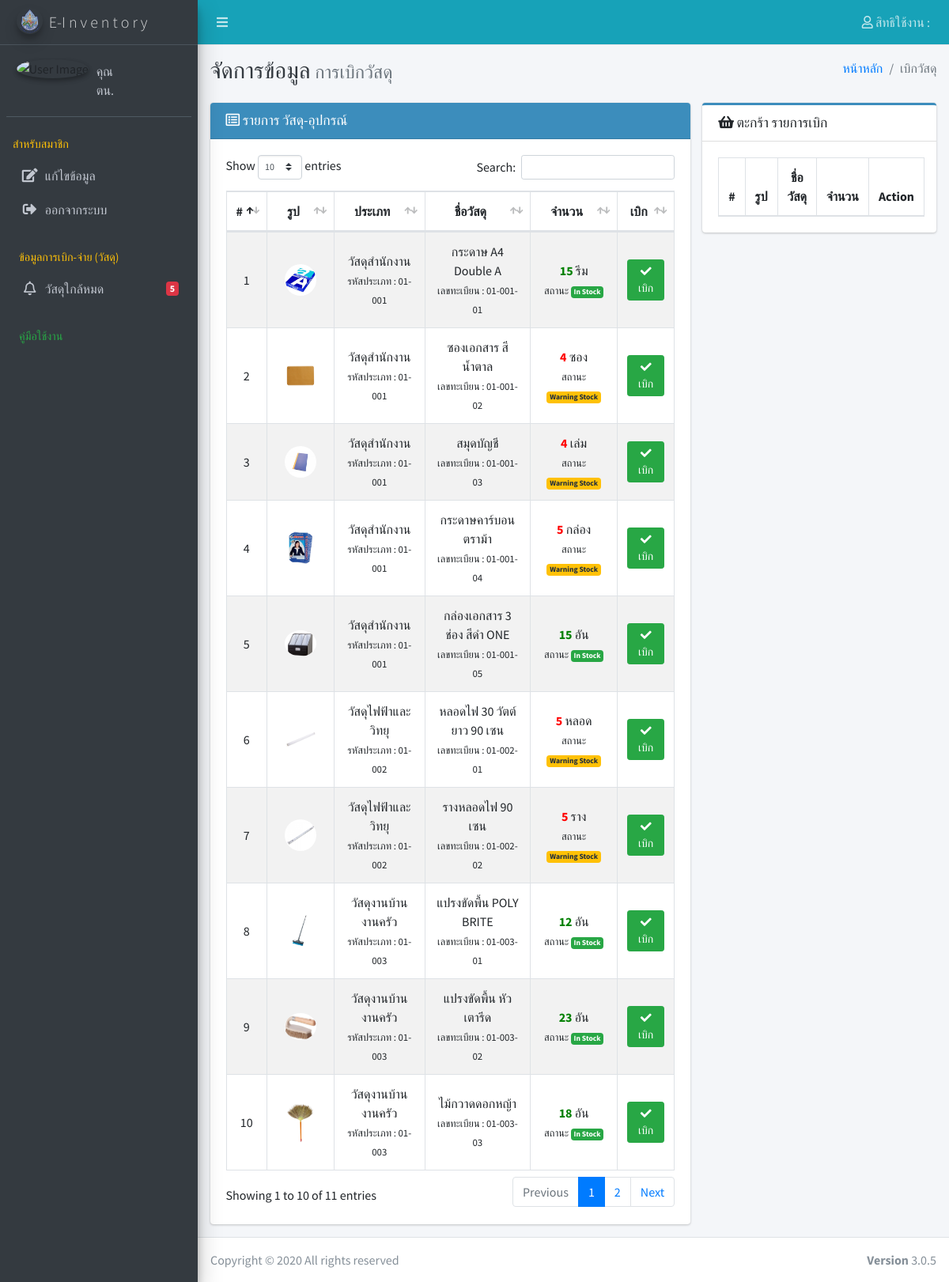
The app's page /index.php/material_req with its own data.
### tables this page shows
CREATE TABLE `tbl_setting` (
  `set_id` int(5) NOT NULL,
  `set_name` varchar(30) NOT NULL,
  `set_title` varchar(50) NOT NULL,
  `set_title_logo` varchar(100) NOT NULL,
  `set_navbar_color` varchar(10) NOT NULL,
  `set_sidebar_color` varchar(10) NOT NULL,
  `set_footer` varchar(100) NOT NULL
);

CREATE TABLE `tbl_material_reg` (
  `mat_reg_id` int(10) NOT NULL,
  `mat_reg_code` varchar(100) NOT NULL COMMENT 'เลขทะเบียนวัสดุ',
  `mat_reg_name` varchar(100) NOT NULL,
  `mat_reg_detail` text NOT NULL,
  `mat_reg_img` varchar(100) NOT NULL,
  `mat_reg_qty_stock` int(10) NOT NULL COMMENT 'จำนวนของทั้งหมด',
  `mat_reg_qty_limit` int(5) NOT NULL COMMENT 'จำนวนที่ให้เตือน',
  `u_id` int(5) NOT NULL COMMENT 'รหัสหน่วย',
  `mat_id` int(5) NOT NULL COMMENT 'รหัสประเภทวัสดุ',
  `mat_reg_date` timestamp NOT NULL DEFAULT current_timestamp() COMMENT 'วันที่ลงทะเบียนเข้าระบบ',
  `mem_id` int(5) NOT NULL COMMENT 'ผู้บันทึกข้อมูล'
);

CREATE TABLE `tbl_material` (
  `mat_id` int(5) NOT NULL,
  `mat_code` varchar(30) NOT NULL COMMENT 'รหัสประเภทวัสดุ',
  `mat_name` varchar(100) NOT NULL COMMENT 'ชื่อประเภทวัสดุ'
);

CREATE TABLE `tbl_unit` (
  `u_id` int(5) NOT NULL,
  `u_name` varchar(10) NOT NULL
);

### application/controllers/Material_req.php (called while the page is built, shortened)
<?php
class Material_req extends CI_Controller {
	public function __construct()
	{
		$this->load->model('material_model');
		$this->load->model('unit_model');
		$this->load->model('member_model');
		$this->load->model('basket_model');
	}
	public function index()
	{
		$data['Query']=$this->material_model->list_material_reg();
		$data['Query_mem']=$this->member_model->se_list_member();
		$data['Query_basket']=$this->basket_model->list_basket_mat();
		$this->load->view('template/header',$_SESSION);
		$this->load->view('material_req/index',$data);
		$this->load->view('template/footer');
	}
}

### index.php (called while the page is built, shortened)
<?php
require_once BASEPATH.'core/CodeIgniter.php';

### application/models/Basket_model.php (called while the page is built, shortened)
<?php
class Basket_model extends CI_Model
{
   public function list_basket_mat()
    {
$memid=$_SESSION['mem_id'];
                $this->db->select('b.*,mr.*,m.mat_code,m.mat_name,u.u_name,mem.mem_id');
                $this->db->from('tbl_basket as b');
                $this->db->join('tbl_material_reg as mr','b.mat_reg_id=mr.mat_reg_id','left');
                $this->db->join('tbl_material as m','mr.mat_id=m.mat_id','left');
                $this->db->join('tbl_unit as u','mr.u_id=u.u_id','left');
                $this->db->join('tbl_member as mem','b.mem_id=mem.mem_id','left');
                $this->db->where('b.mem_id',$memid);
                $this->db->order_by('b.b_id','DESC');
                 $Query=$this->db->get();
                return $Query->result();
    }
}
?>

### application/models/Material_model.php (called while the page is built, shortened)
<?php
class Material_model extends CI_Model
{
   public function list_material_reg()
    {
                $this->db->select('mr.*,m.mat_code,m.mat_name,u.u_name');
                $this->db->from('tbl_material_reg as mr');
                $this->db->join('tbl_material as m','mr.mat_id=m.mat_id','left');
                $this->db->join('tbl_unit as u','mr.u_id=u.u_id','left');
                $this->db->order_by('mr.mem_id','ASC');
                 $Query=$this->db->get();
                return $Query->result();
    }
}
?>

### application/views/material_req/index.php (the view, shortened to what this page needs)
<div class="content-wrapper">
  <div class="content-header">
    <div class="container-fluid">
      <div class="row mb-2">
        <div class="col-sm-6">
          <h1 class="m-0 text-dark">จัดการข้อมูล <small class="text-muted">การเบิกวัสดุ</small></h1>
        </div>
        <div class="col-sm-6">
          <ol class="breadcrumb float-sm-right">
            <li class="breadcrumb-item"><a href="#">หน้าหลัก</a></li>
            <li class="breadcrumb-item active">เบิกวัสดุ</li>
          </ol>
        </div>
      </div>
    </div>
  </div>
  <section class="content">
    <div class="container-fluid">
       <div class="row">
          <div class="col-md-8">
            <div class="card card-lightblue">
              <div class="card-header">
                <h3 class="card-title"><i class="far fa-list-alt"></i> รายการ วัสดุ-อุปกรณ์</h3>
              </div>
              <div class="card-body">
                <table id="example1" class="table table-bordered table-hover table-striped projects">
                  <thead>
                  <tr class="text-center info">
                    <th>#</th>
                    <th>รูป</th>
                    <th>ประเภท</th>
                    <th>ชื่อวัสดุ</th>
                    <th>จำนวน</th>
                    <th>เบิก</th>
                  </tr>
                  </thead>
                  <tbody>
                    <?php
                       $i=0;
                    foreach ($Query as $rs)
                    {
                      $i++;
                    if ($rs->mat_reg_qty_stock <= $rs->mat_reg_qty_limit) {
                      $stock='<font color="red"><b>'.$rs->mat_reg_qty_stock.'</b></font> '.$rs->u_name;
                    }else{
             $stock='<font color="green"><b>'.$rs->mat_reg_qty_stock.'</b></font> '.$rs->u_name;
                    }
                    if ($rs->mat_reg_qty_stock == 0) {
                        $status_stock='<span class="badge badge-danger">Out Stock</span>';
                    }else if($rs->mat_reg_qty_stock <= $rs->mat_reg_qty_limit){
                         $status_stock='<span class="badge badge-warning">Warning Stock</span>';
                    }else{
                         $status_stock='<span class="badge badge-success">In Stock</span>';
                    }
                      ?>
                    <tr class="text-center">
                      <td width="1%"><?php echo $i;?></td>
                     <td width="15%">
                      <center>
                      <img width="20%" src="<?php echo base_url('img/supplies');?>/<?php echo $rs->mat_reg_img;?>" class="table-avatar">
                    </center>
                     </td>
                     <td>
                        <a> <?php echo $rs->mat_name;?> </a>
                        <br/>
                        <small>
                          รหัสประเภท : <?php echo $rs->mat_code;?>
                        </small>
                     </td>
                    <td>
                      <a> <?php echo $rs->mat_reg_name;?> </a>
                        <br/>
                        <small>
                          เลขทะเบียน : <?php echo $rs->mat_reg_code;?>
                        </small>
                      </td>
                    <td>
                      <a><?php echo $stock;?></a>
                        <br/>
                        <small>
                         สถานะ <?php echo $status_stock;?>
                        </small>
                      </td>
                    <td>
                      <?php
                    if ($rs->mat_reg_qty_stock == 0) {
                     echo' <button type="button" class="btn btn-secondary btn-sm disabled">
                      <i class="fas fa-times"></i> เบิก
                     </button>';
                   }else{ ?>
                  <button type="button" class="btn btn-success btn-sm" data-toggle="modal" data-target="#ModalPickup<?php echo $rs->mat_reg_id;?>">
                      <i class="fas fa-check"></i> เบิก
                     </button>
                 <?php  }
                     ?>
                    </td>
                  </tr>
                <?php    } ?>
                  </tbody>
                </table>
              </div>
            </div>
          </div>
          <div class="col-md-4">
            <div class="card card-outline card-lightblue">
              <div class="card-header">
                <h3 class="card-title"><i class="fa fa-shopping-basket"></i> ตะกร้า รายการเบิก</h3>
              </div>
              <div class="card-body">
                <table id="example1" class="table table-bordered table-hover table-striped projects">
                  <thead>
                  <tr class="text-center info">
                    <th>#</th>
                    <th>รูป</th>
                    <th>ชื่อวัสดุ</th>
                    <th>จำนวน</th>
                    <th>Action</th>
                  </tr>
                  </thead>
                </table>
              </div>
            </div>
          </div>
        </div>
    </div>
  </section>
</div>

### application/views/template/header.php (shortened to what this page needs)
<?php
$Qsetting= $this->db->query("SELECT * from tbl_setting WHERE set_id = '1' ");
foreach ($Qsetting->result_array() as $rs){
$set_name = $rs['set_name'];
$set_title_logo = $rs['set_title_logo'];
$set_navbar_color = $rs['set_navbar_color'];
$set_sidebar_color = $rs['set_sidebar_color'];
}
$Qalert_Req1= $this->db->query("SELECT COUNT(mat_reg_id) as Num_outstock from tbl_material_reg WHERE mat_reg_qty_stock <= mat_reg_qty_limit");
foreach ($Qalert_Req1->result_array() as $rs){
$Num_outstock = $rs['Num_outstock'];
}
if(!function_exists('active_link')) {
    function activate_menu($controller)
    {
        $CI = get_instance();
        $class = $CI->router->fetch_class();
        $is_active = FALSE;
        return ($is_active) ? "active" : "";
    }
}
?><!DOCTYPE html>
<html lang="en">
<head>
  <?php echo link_tag('bootstrap/plugins/fontawesome-free/css/all.min.css');?>
  <?php echo link_tag('bootstrap/plugins/icheck-bootstrap/icheck-bootstrap.min.css');?>
  <link rel="stylesheet" href="https://code.ionicframework.com/ionicons/2.0.1/css/ionicons.min.css">
  <?php echo link_tag('bootstrap/dist/css/adminlte.min.css');?>
  <?php echo link_tag('bootstrap/plugins/overlayScrollbars/css/OverlayScrollbars.min.css');?>
  <?php echo link_tag('bootstrap/plugins/daterangepicker/daterangepicker.css');?>
  <?php echo link_tag('bootstrap/plugins/tempusdominus-bootstrap-4/css/tempusdominus-bootstrap-4.min.css');?>
  <?php echo link_tag('bootstrap/plugins/datatables-bs4/css/dataTables.bootstrap4.min.css');?>
  <?php echo link_tag('bootstrap/plugins/datatables-responsive/css/responsive.bootstrap4.min.css');?>
  <?php echo link_tag('bootstrap/plugins/select2/css/select2.min.css');?>
  <?php echo link_tag('bootstrap/plugins/select2-bootstrap4-theme/select2-bootstrap4.min.css');?>
  <?php echo link_tag('bootstrap/plugins/pace-progress/themes/black/pace-theme-flat-top.css');?>
  <?php echo link_tag('bootstrap/plugins/jsgrid/jsgrid.min.css');?>
  <?php echo link_tag('bootstrap/plugins/jsgrid/jsgrid-theme.min.css');?>
</head>
<body class="hold-transition sidebar-mini layout-fixed pace-maroon">
<div class="wrapper">
  <nav class="main-header navbar navbar-expand navbar-<?php echo $set_navbar_color;?> navbar-dark">
    <ul class="navbar-nav">
      <li class="nav-item">
        <a class="nav-link" data-widget="pushmenu" href="#" role="button"><i class="fas fa-bars"></i></a>
      </li>
    </ul>
    <ul class="navbar-nav ml-auto">
      <li class="nav-item dropdown">
        <a class="nav-link" data-toggle="dropdown" href="#">
          <i class="far fa-user"></i> สิทธิใช้งาน : <?php echo $lev_name;?>
        </a>
      </li>
    </ul>
  </nav>
  <aside class="main-sidebar sidebar-dark-<?php echo $set_sidebar_color;?> elevation-4">
    <a href="<?php echo site_url('home');?>" class="brand-link">
      <img src="<?php echo base_url('img/logo');?>/<?php echo $set_title_logo;?>" alt="" class="brand-image img-circle elevation-3"
           style="opacity: .8">
      <span class="brand-text font-weight-light"><?php echo $set_name;?></span>
    </a>
    <div class="sidebar">
      <div class="user-panel mt-3 pb-3 mb-3 d-flex">
        <div class="image">
          <img src="<?php echo base_url('img/user');?>/<?php echo $mem_img;?>" class="img-circle elevation-2" alt="User Image">
        </div>
        <div class="info">
          <a href="#" class="d-block">คุณ <?php echo $mem_fname;?> <?php echo $mem_lname;?></a>
          <a href="#" class="d-block">ตน. <?php echo $member_position;?></a>
        </div>
      </div>
      <nav class="mt-2">
        <ul class="nav nav-pills nav-sidebar flex-column" data-widget="treeview" role="menu" data-accordion="false">
          <li class="nav-header text-warning">สำหรับสมาชิก</li>
          <li class="nav-item">
            <a href="<?php echo site_url('profile/edit_profile');?>" class="nav-link <?=activate_menu('profile');?>">
              <i class="nav-icon fas fa-edit"></i>
              <p>
                แก้ไขข้อมูล
              </p>
            </a>
          </li>
          <li class="nav-item">
            <a href="<?php echo site_url('login/logout');?>" onclick="return confirm('ยืนยัน');" class="nav-link">
              <i class="nav-icon fas fa-sign-out-alt"></i>
              <p>
                ออกจากระบบ
              </p>
            </a>
          </li>
          <li class="nav-header text-warning">ข้อมูลการเบิก-จ่าย (วัสดุ)</li>
              <li class="nav-item">
                <a href="<?php echo site_url('out_stock');?>" class="nav-link <?=activate_menu('out_stock');?>">
                  <i class="far fa-bell nav-icon"></i>
                  <p>วัสดุใกล้หมด</p>
                  <span class="badge badge-danger right"><?php echo $Num_outstock;?></span>
                </a>
              </li>
          <li class="nav-header text-green">คู่มือใช้งาน</li>
        </ul>
      </nav>
    </div>
  </aside>

### application/views/template/footer.php (shortened to what this page needs)
<footer class="main-footer">
 Copyright © 2020 All rights reserved
    <div class="float-right d-none d-sm-inline-block">
      <b>Version</b> 3.0.5
    </div>
  </footer>
</div>
</body>
</html>

### records on screen
tbl_setting: set_title_logo (picture), set_name "E-I n v e n t o r y"
tbl_material_reg: mat_reg_img (picture), mat.mat_name "วัสดุสำนักงาน", mat.mat_code "01-001", mat_reg_name "กระดาษ A4 Double A", mat_reg_code "01-001-01", mat_reg_qty_stock "15", u.u_name "รีม", mat_reg_qty_limit "In Stock"
tbl_material_reg: mat_reg_img (picture), mat.mat_name "วัสดุสำนักงาน", mat.mat_code "01-001", mat_reg_name "ซองเอกสาร สีน้ำตาล", mat_reg_code "01-001-02", mat_reg_qty_stock "4", u.u_name "ซอง", mat_reg_qty_limit "Warning Stock"
tbl_material_reg: mat_reg_img (picture), mat.mat_name "วัสดุสำนักงาน", mat.mat_code "01-001", mat_reg_name "สมุดบัญชี", mat_reg_code "01-001-03", mat_reg_qty_stock "4", u.u_name "เล่ม", mat_reg_qty_limit "Warning Stock"
tbl_material_reg: mat_reg_img (picture), mat.mat_name "วัสดุสำนักงาน", mat.mat_code "01-001", mat_reg_name "กระดาษคาร์บอน ตราม้า", mat_reg_code "01-001-04", mat_reg_qty_stock "5", u.u_name "กล่อง", mat_reg_qty_limit "Warning Stock"
tbl_material_reg: mat_reg_img (picture), mat.mat_name "วัสดุสำนักงาน", mat.mat_code "01-001", mat_reg_name "กล่องเอกสาร 3 ช่อง สีดำ ONE", mat_reg_code "01-001-05", mat_reg_qty_stock "15", u.u_name "อัน", mat_reg_qty_limit "In Stock"
tbl_material_reg: mat_reg_img (picture), mat.mat_name "วัสดุไฟฟ้าและวิทยุ", mat.mat_code "01-002", mat_reg_name "หลอดไฟ 30 วัตต์ ยาว 90 เซน", mat_reg_code "01-002-01", mat_reg_qty_stock "5", u.u_name "หลอด", mat_reg_qty_limit "Warning Stock"
tbl_material_reg: mat_reg_img (picture), mat.mat_name "วัสดุไฟฟ้าและวิทยุ", mat.mat_code "01-002", mat_reg_name "รางหลอดไฟ 90 เซน", mat_reg_code "01-002-02", mat_reg_qty_stock "5", u.u_name "ราง", mat_reg_qty_limit "Warning Stock"
tbl_material_reg: mat_reg_img (picture), mat.mat_name "วัสดุงานบ้านงานครัว", mat.mat_code "01-003", mat_reg_name "แปรงขัดพื้น POLY BRITE", mat_reg_code "01-003-01", mat_reg_qty_stock "12", u.u_name "อัน", mat_reg_qty_limit "In Stock"
tbl_material_reg: mat_reg_img (picture), mat.mat_name "วัสดุงานบ้านงานครัว", mat.mat_code "01-003", mat_reg_name "แปรงขัดพื้น หัวเตารีด", mat_reg_code "01-003-02", mat_reg_qty_stock "23", u.u_name "อัน", mat_reg_qty_limit "In Stock"
tbl_material_reg: mat_reg_img (picture), mat.mat_name "วัสดุงานบ้านงานครัว", mat.mat_code "01-003", mat_reg_name "ไม้กวาดดอกหญ้า", mat_reg_code "01-003-03", mat_reg_qty_stock "18", u.u_name "อัน", mat_reg_qty_limit "In Stock"

### other values on screen
$Num_outstock "5"
